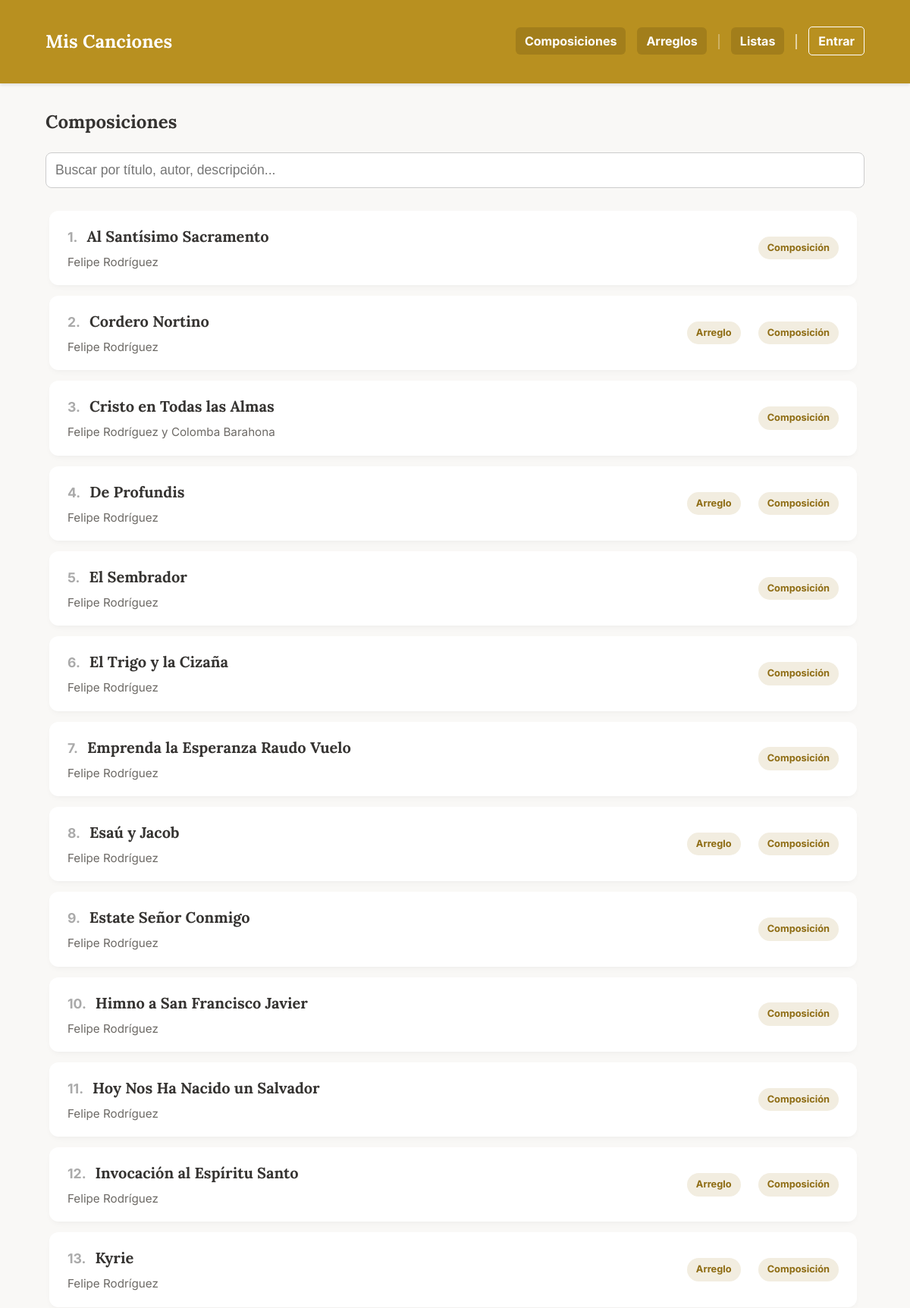
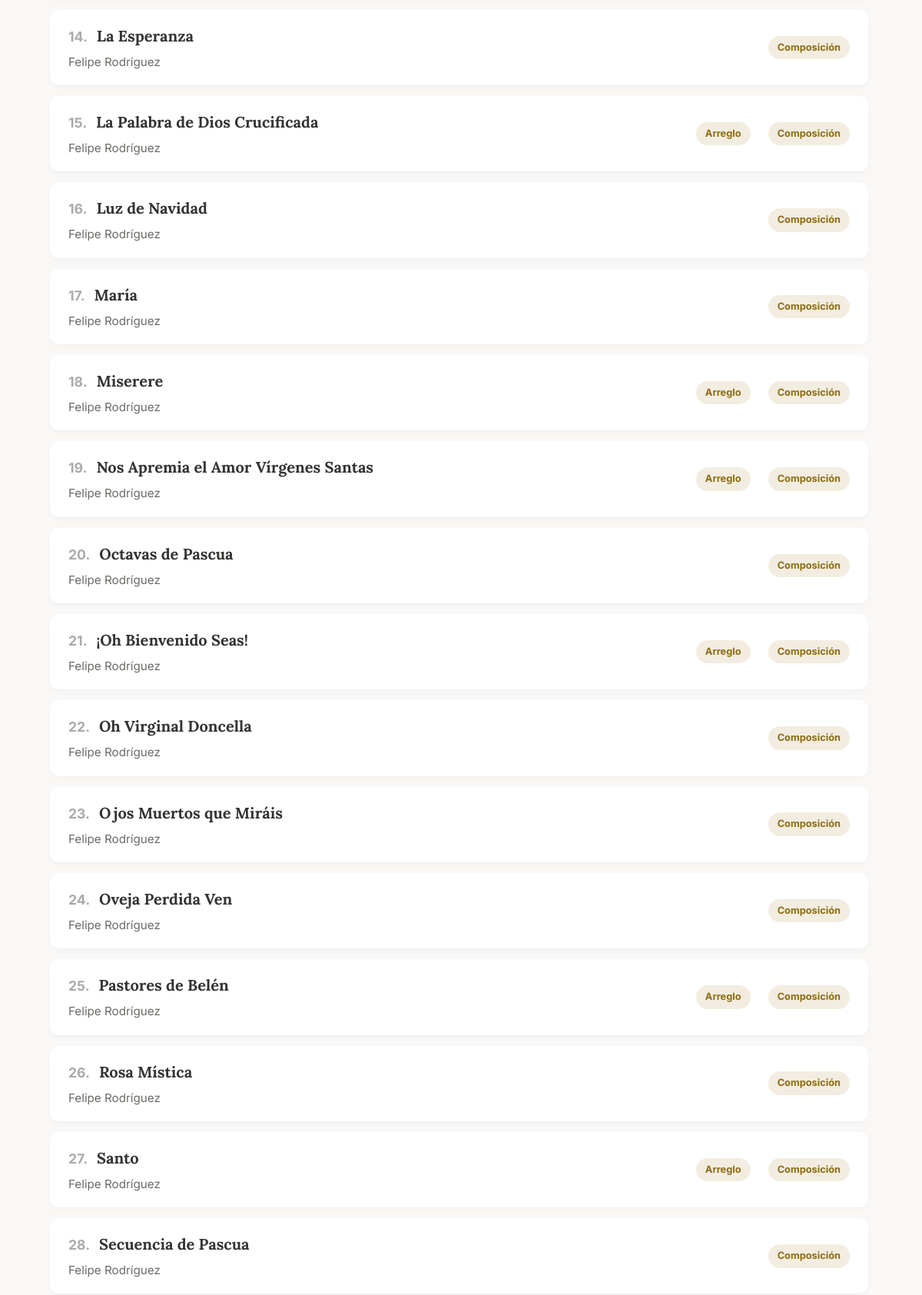
Screenshot of /composiciones (upper part) with the database file from the repository (2 pictures, top to bottom).
### app.py (models this page shows, shortened)
class Cancion(db.Model):
    id = db.Column(db.Integer, primary_key=True)
    titulo = db.Column(db.String(150), nullable=False)
    musica = db.Column(db.String(100))
    letra = db.Column(db.String(100))
    adaptacion = db.Column(db.String(100))
    idioma = db.Column(db.String(50))
    dia = db.Column(db.Integer, nullable=True)
    mes = db.Column(db.Integer, nullable=True)
    anio = db.Column(db.Integer)
    descripcion = db.Column(db.Text)
    audio = db.Column(db.String(150))
    letras_acordes = db.Column(db.String(150)) # Antes 'partitura' (PDF)
    partitura = db.Column(db.String(150))      # Antes 'partitura_xml' (MusicXML)
    midi = db.Column(db.String(150))           # Archivo MIDI
    tags_json = db.Column(db.String(500))
    tipo = db.Column(db.String(50), nullable=False, default='local')
    categorias_json = db.Column(db.String(200))
    youtube_video_embed = db.Column(db.Text)
    youtube_audio_embed = db.Column(db.Text)
    @property
    def categorias(self):
        return json.loads(self.categorias_json) if self.categorias_json else []

### app.py (the view)
@app.route('/composiciones')
def ver_composiciones():
    base_songs = search_by_category("Composición")
    filtered_songs, search_query = search_songs(base_songs)
    filtered_songs.sort(key=lambda x: normalize_for_sorting(x.titulo))
    return render_template('composiciones.html', composiciones=filtered_songs, search_query=search_query, page_context='composiciones')

### app.py (called while the page is built, shortened)
@app.template_filter('sort_categories_for_page')
def sort_categories_for_page(categories, page_context='default'):
    sorted_cats = list(categories) # Crear una copia para no modificar la original
    if page_context == 'arreglos':
        sorted_cats.sort(key=lambda x: (x != 'Composición', x != 'Arreglo'))
    else:
        sorted_cats.sort(key=lambda x: (x != 'Arreglo', x != 'Composición'))
    return sorted_cats

def normalize_for_sorting(titulo):
    if not titulo:
        return ""
    titulo_normalizado = unidecode(titulo.lower())
    return "".join(c for c in titulo_normalizado if c.isalnum() or c.isspace()).strip()

def search_songs(base_songs):
    search_query = request.args.get('search', '').strip()
    if not search_query:
        return base_songs, search_query

def search_by_category(category_name):
    all_songs = Cancion.query.all()
    normalized_category = unidecode(category_name.lower())
    return [
        song for song in all_songs if normalized_category in unidecode(str(song.categorias).lower())
    ]

### templates/composiciones.html
{% extends "base.html" %}
{% block content %}
    <h2>Composiciones</h2>
    {% include '_filters.html' %}
    <div class="lista-scroll" id="song-list-container">
        {% include '_song_list.html' %}
    </div>
{% endblock %}

### templates/_song_list.html
<div class="lista-composiciones">
    {% for obra in composiciones %}
        <a href="{{ url_for('ver_composicion', comp_id=obra.id, context=page_context, tag_name=tag_nombre, search=search_query, sort_by=sort_by) }}" class="tarjeta-obra">
            <div class="info-tarjeta">
                <div class="song-title-with-number">
                    <span class="song-number">{{ loop.index }}.</span>
                    <h3>{{ obra.titulo }}</h3>
                </div>
                <p>{{ obra.musica }}</p>
            </div>
            <div class="categoria-tags-container">
                {% if obra.categorias %}
                    {% for cat in obra.categorias | sort_categories_for_page(page_context) %}
                        <span class="categoria-tag">{{ cat }}</span>
                    {% endfor %}
                {% endif %}
            </div>
        </a>
    {% else %}
        <p style="padding: 20px;">No se encontraron canciones que coincidan con tu búsqueda.</p>
    {% endfor %}
</div>

### static/style.css (style rules this page uses)
:root { --color-principal: #b89020; --color-fondo: #f9f8f6; --color-boton-nav: #a27e1b; --color-texto: #353331; --color-acento: #dcb33f; --color-blanco: #ffffff; }
body { font-family: 'Inter', sans-serif; background-color: var(--color-fondo); color: var(--color-texto); margin: 0; line-height: 1.6; }
h1, h2, h3, h4, h5, h6, .brand-logo { font-family: 'Lora', serif; font-weight: 700; }
.lista-scroll { height: 85vh; overflow-y: auto; border: none; background-color: transparent; padding-right: 5px; }
.lista-composiciones { display: block; padding: 10px 5px; }
.tarjeta-obra { display: flex; justify-content: space-between; align-items: center; border-bottom: none; text-decoration: none; color: var(--color-texto); background-color: var(--color-blanco); border-radius: 12px; margin-bottom: 14px; box-shadow: 0 4px 8px -2px rgba(0, 0, 0, 0.04), 0 2px 4px -1px rgba(0, 0, 0, 0.02); transition: transform 0.25s cubic-bezier(0.4, 0, 0.2, 1), box-shadow 0.25s cubic-bezier(0.4, 0, 0.2, 1), background-color 0.2s; padding: 18px 24px; }
.song-title-with-number { display: flex; align-items: baseline; gap: 12px; }
.song-number { color: #aaa; font-weight: bold; font-size: 1.1em; }
.info-tarjeta { padding: 0; }
.info-tarjeta h3 { margin: 0 0 6px 0; font-size: 1.25em; color: var(--color-texto); }
.info-tarjeta p { margin: 0; color: #6d6a66; font-size: 0.95em; }
.categoria-tags-container { display: flex; gap: 8px; }
.categoria-tag { background-color: #f2ede0; color: #8e6c13; font-size: 0.8em; font-weight: bold; padding: 5px 12px; border-radius: 20px; margin-left: 15px; white-space: nowrap; transition: background-color 0.2s; }

### rows the page displays
Cancion: titulo "Al Santísimo Sacramento", musica "Felipe Rodríguez", cat "Composición"
Cancion: titulo "Cordero Nortino", musica "Felipe Rodríguez", cat "Arreglo" "Composición"
Cancion: titulo "Cristo en Todas las Almas", musica "Felipe Rodríguez y Colomba Barahona", cat "Composición"
Cancion: titulo "De Profundis", musica "Felipe Rodríguez", cat "Arreglo" "Composición"
Cancion: titulo "El Sembrador", musica "Felipe Rodríguez", cat "Composición"
Cancion: titulo "El Trigo y la Cizaña", musica "Felipe Rodríguez", cat "Composición"
Cancion: titulo "Emprenda la Esperanza Raudo Vuelo", musica "Felipe Rodríguez", cat "Composición"
Cancion: titulo "Esaú y Jacob", musica "Felipe Rodríguez", cat "Arreglo" "Composición"
Cancion: titulo "Estate Señor Conmigo", musica "Felipe Rodríguez", cat "Composición"
Cancion: titulo "Himno a San Francisco Javier", musica "Felipe Rodríguez", cat "Composición"
Cancion: titulo "Hoy Nos Ha Nacido un Salvador", musica "Felipe Rodríguez", cat "Composición"
Cancion: titulo "Invocación al Espíritu Santo", musica "Felipe Rodríguez", cat "Arreglo" "Composición"
Cancion: titulo "Kyrie", musica "Felipe Rodríguez", cat "Arreglo" "Composición"
Cancion: titulo "La Esperanza", musica "Felipe Rodríguez", cat "Composición"
Cancion: titulo "La Palabra de Dios Crucificada", musica "Felipe Rodríguez", cat "Arreglo" "Composición"
Cancion: titulo "Luz de Navidad", musica "Felipe Rodríguez", cat "Composición"
Cancion: titulo "María", musica "Felipe Rodríguez", cat "Composición"
Cancion: titulo "Miserere", musica "Felipe Rodríguez", cat "Arreglo" "Composición"
Cancion: titulo "Nos Apremia el Amor Vírgenes Santas", musica "Felipe Rodríguez", cat "Arreglo" "Composición"
Cancion: titulo "Octavas de Pascua", musica "Felipe Rodríguez", cat "Composición"
Cancion: titulo "¡Oh Bienvenido Seas!", musica "Felipe Rodríguez", cat "Arreglo" "Composición"
Cancion: titulo "Oh Virginal Doncella", musica "Felipe Rodríguez", cat "Composición"
Cancion: titulo "Ojos Muertos que Miráis", musica "Felipe Rodríguez", cat "Composición"
Cancion: titulo "Oveja Perdida Ven", musica "Felipe Rodríguez", cat "Composición"
Cancion: titulo "Pastores de Belén", musica "Felipe Rodríguez", cat "Arreglo" "Composición"
Cancion: titulo "Rosa Mística", musica "Felipe Rodríguez", cat "Composición"
Cancion: titulo "Santo", musica "Felipe Rodríguez", cat "Arreglo" "Composición"
Cancion: titulo "Secuencia de Pascua", musica "Felipe Rodríguez", cat "Composición"
